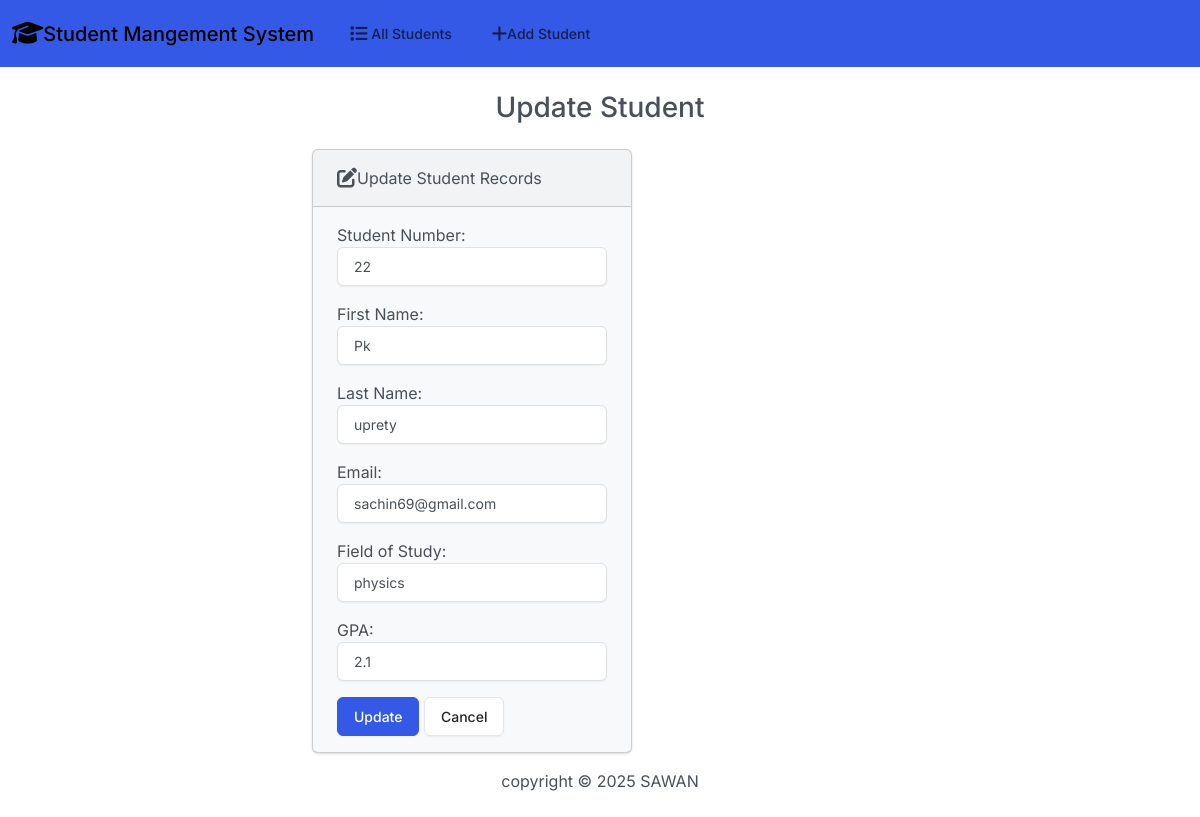
Screenshot of /edit/11 with the database file from the repository.
### students/models.py (models this page shows)
class Student(models.Model):
    student_number = models.PositiveIntegerField()
    first_name = models.CharField(max_length=50)
    last_name = models.CharField(max_length=50)
    email = models.EmailField(max_length=100)
    field_of_study = models.CharField(max_length=50)
    gpa = models.FloatField()

### students/views.py (the view)
# urls.py: path('edit/<int:id>', views.edit, name='edit'),
def edit(request, id):
    if request.method == "POST":
        student = Student.objects.get(pk=id)
        form = StudentForm(request.POST, instance=student)
        if form.is_valid():
            form.save()
            return render(request, 'students/edit.html',{
                'form':form,
                'success':True
            })
    else:
        student = Student.objects.get(pk=id)
        form = StudentForm(instance=student)
        return render(request, 'students/edit.html',{
                'form':form
            })

### students/forms.py
class StudentForm(forms.ModelForm):
    class Meta:
        model = Student
        fields = ['student_number', 'first_name', 'last_name', 'email', 'field_of_study', 'gpa']
        labels = {
            'student_number': 'Student Number',
            'first_name': 'First Name',
            'last_name': 'Last Name',
            'email': 'Email',
            'field_of_study': 'Field of Study',
            'gpa': 'GPA'
        }
        widgets= {
            'student_number': forms.NumberInput(attrs={'class': 'form-control'}),
            'first_name': forms.TextInput(attrs={'class': 'form-control'}),
            'last_name': forms.TextInput(attrs={'class': 'form-control'}),
            'email': forms.EmailInput(attrs={'class': 'form-control'}),
            'field_of_study': forms.TextInput(attrs={'class': 'form-control'}),
            'gpa': forms.NumberInput(attrs={'class': 'form-control'}),
        }

### students/templates/students/edit.html (shortened to what this page needs)
{% extends "students/base.html" %}
{% block body %}
  <h3 class="text-center m-4">Update Student</h3>
  {% if success %}
    <div class="alert alert-success" role="alert">
      The student updated successfully.
      <a href="{% url 'index' %}" class="alert-link">Go to Home Page</a>
    </div>
  {% else %}
    <div class="row justify-content-center">
      <div class="col-6">
        <div class="card bg-light mb-3" style="max-width: 20rem;">
          <div class="card-header">
            <i class="fa-solid fa-pen-to-square fa-lg"></i>Update Student Records
          </div>
          <div class="card-body">
            <form action="" method="POST">
              {{ form.as_p }}
              <button type="submit" class="btn btn-primary">Update</button>
              <a href="{% url 'index' %}" class="btn btn-secondary">Cancel</a>
            </form>
          </div>
        </div>
      </div>
    </div>
  {% endif %}
{% endblock %}

### rows the page displays
Student: student_number "22", first_name "Pk", last_name "uprety", email "sachin69@gmail.com", field_of_study "physics", gpa "2.1"
